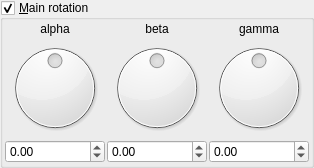
    <widget class="MyGroupBox" name="groupCheck_IFS_rotation_enabled">
     <property name="title">
      <string>&amp;Main rotation</string>
     </property>
     <property name="checkable">
      <bool>true</bool>
     </property>
     <layout class="QVBoxLayout" name="verticalLayout_3" stretch="0">
      <property name="spacing">
       <number>2</number>
      </property>
      <property name="leftMargin">
       <number>2</number>
      </property>
      <property name="topMargin">
       <number>2</number>
      </property>
      <property name="rightMargin">
       <number>2</number>
      </property>
      <property name="bottomMargin">
       <number>2</number>
      </property>
      <item>
       <layout class="QGridLayout" name="gridLayout_2">
        <property name="spacing">
         <number>2</number>
        </property>
        <item row="1" column="0">
         <widget class="QDial" name="dial3_IFS_rotation_x">
          <property name="minimum">
           <number>-18000</number>
          </property>
          <property name="maximum">
           <number>18000</number>
          </property>
          <property name="wrapping">
           <bool>true</bool>
          </property>
         </widget>
        </item>
        <item row="1" column="1">
         <widget class="QDial" name="dial3_IFS_rotation_y">
          <property name="minimum">
           <number>-18000</number>
          </property>
          <property name="maximum">
           <number>18000</number>
          </property>
          <property name="wrapping">
           <bool>true</bool>
          </property>
         </widget>
        </item>
        <item row="0" column="1">
         <widget class="QLabel" name="label_14">
          <property name="text">
           <string>beta</string>
          </property>
          <property name="alignment">
           <set>Qt::AlignCenter</set>
          </property>
         </widget>
        </item>
        <item row="2" column="0">
         <widget class="MyDoubleSpinBox" name="spinboxd3_IFS_rotation_x">
          <property name="sizePolicy">
           <sizepolicy hsizetype="Minimum" vsizetype="Maximum">
            <horstretch>0</horstretch>
            <verstretch>0</verstretch>
           </sizepolicy>
          </property>
          <property name="prefix">
           <string/>
          </property>
          <property name="suffix">
           <string/>
          </property>
          <property name="decimals">
           <number>2</number>
          </property>
          <property name="minimum">
           <double>-180.000000000000000</double>
          </property>
          <property name="maximum">
           <double>180.000000000000000</double>
          </property>
          <property name="singleStep">
           <double>1.000000000000000</double>
          </property>
         </widget>
        </item>
        <item row="0" column="0">
         <widget class="QLabel" name="label_13">
          <property name="text">
           <string>alpha</string>
          </property>
          <property name="alignment">
           <set>Qt::AlignCenter</set>
          </property>
         </widget>
        </item>
        <item row="1" column="2">
         <widget class="QDial" name="dial3_IFS_rotation_z">
          <property name="minimum">
           <number>-18000</number>
          </property>
          <property name="maximum">
           <number>18000</number>
          </property>
          <property name="wrapping">
           <bool>true</bool>
          </property>
         </widget>
        </item>
        <item row="0" column="2">
         <widget class="QLabel" name="label_15">
          <property name="text">
           <string>gamma</string>
          </property>
          <property name="alignment">
           <set>Qt::AlignCenter</set>
          </property>
         </widget>
        </item>
        <item row="2" column="1">
         <widget class="MyDoubleSpinBox" name="spinboxd3_IFS_rotation_y">
          <property name="sizePolicy">
           <sizepolicy hsizetype="Minimum" vsizetype="Maximum">
            <horstretch>0</horstretch>
            <verstretch>0</verstretch>
           </sizepolicy>
          </property>
          <property name="prefix">
           <string/>
          </property>
          <property name="suffix">
           <string/>
          </property>
          <property name="decimals">
           <number>2</number>
          </property>
          <property name="minimum">
           <double>-180.000000000000000</double>
          </property>
          <property name="maximum">
           <double>180.000000000000000</double>
          </property>
          <property name="singleStep">
           <double>1.000000000000000</double>
          </property>
         </widget>
        </item>
        <item row="2" column="2">
         <widget class="MyDoubleSpinBox" name="spinboxd3_IFS_rotation_z">
          <property name="sizePolicy">
           <sizepolicy hsizetype="Minimum" vsizetype="Maximum">
            <horstretch>0</horstretch>
            <verstretch>0</verstretch>
           </sizepolicy>
          </property>
          <property name="prefix">
           <string/>
          </property>
          <property name="suffix">
           <string/>
          </property>
          <property name="decimals">
           <number>2</number>
          </property>
          <property name="minimum">
           <double>-180.000000000000000</double>
          </property>
          <property name="maximum">
           <double>180.000000000000000</double>
          </property>
          <property name="singleStep">
           <double>1.000000000000000</double>
          </property>
         </widget>
        </item>
       </layout>
      </item>
     </layout>
    </widget>
